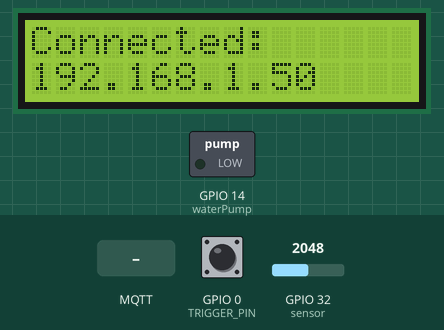
The sketch below on a simulated ESP32. Shown: 16×2 character LCD, switched loads named in the sketch (green lamp = pin HIGH). The inputs (shaded band) are chosen by the test bench; at power-on: GPIO 0 (TRIGGER_PIN) HIGH, GPIO 32 (sensor) = 2048. WiFi joins after 1.5 s; servers stay silent unless stated; no MQTT or app messages arrive unless stated; what the sketch prints to the serial monitor is not drawn. At 17.8 s the program restarts the board; the recording ends there.

Above: at 3.7 s.
At 6.8 s:
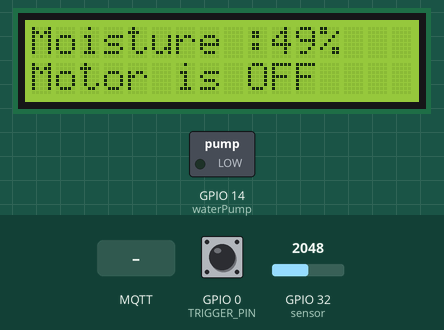
6.9 s: GPIO 0 (TRIGGER_PIN) pulled LOW for 0.15 s
At 8.6 s:
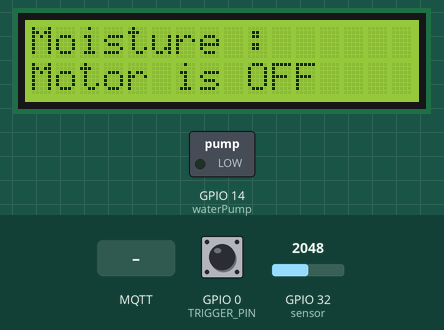
12.2 s: MQTT message "ON" arrives on the first subscribed topic
At 12.6 s:
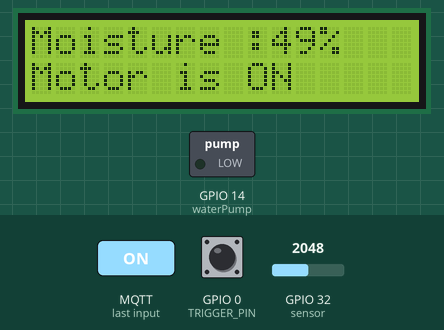
13.7 s: GPIO 0 (TRIGGER_PIN) pulled LOW for 3.2 s
At 14.6 s:
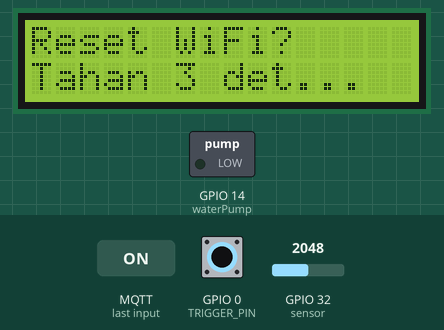
Timing chart, 0 to 16.7 s (numbered marks = the images above; inputs shaded):
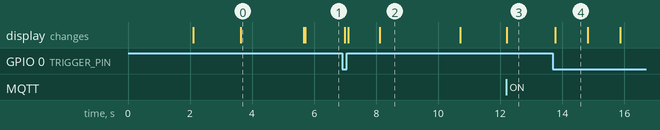

The sketch:

HydroPlant.ino
```cpp
/* Smart Plant Watering System
   FIX: Solusi untuk Relay 5V yang tidak mau mati (Stuck ON) pada ESP32.
   Metode: Open Drain Simulation (Manipulasi pinMode)
*/

#include <WiFi.h>
#include <PubSubClient.h>
#include <LiquidCrystal_I2C.h>
#include <WiFiManager.h>

// --- Konfigurasi MQTT ---
const char* mqtt_server = "broker.hivemq.com";
const int mqtt_port = 1883;
const char* mqtt_client_id = "ESP32PlantWaterer_HydroPlant_Fix";

const char* topic_moisture_publish = "plant/moisture";
const char* topic_pump_subscribe = "plant/pump/control";

// --- Hardware ---
LiquidCrystal_I2C lcd(0x27, 16, 2);

#define sensor 32
#define waterPump 14    // Gunakan GPIO 14
#define TRIGGER_PIN 0   // Tombol BOOT

WiFiClient espClient;
PubSubClient client(espClient);

long lastMsg = 0;
char msg[50];
int value = 0;

// --- Deklarasi Fungsi ---
void setup_wifi();
void configModeCallback(WiFiManager *myWiFiManager);
void reconnect();
void callback(char* topic, byte* payload, unsigned int length);
void soilMoistureSensor();
void checkResetButton();
void relayControl(bool state); // Fungsi baru khusus kontrol relay

void setup() {
  Serial.begin(115200);

  // --- FIX RELAY SETUP (OPEN DRAIN) ---
  // Jangan set ke OUTPUT dulu. Set ke INPUT (Hi-Z) agar relay OFF total.
  pinMode(waterPump, INPUT);
  // ------------------------------------

  pinMode(TRIGGER_PIN, INPUT_PULLUP);

  lcd.init();
  lcd.backlight();
  lcd.setCursor(0, 0);
  lcd.print("HydroPlant Sys");
  lcd.setCursor(0, 1);
  lcd.print("Starting...");
  delay(2000);

  setup_wifi();

  client.setServer(mqtt_server, mqtt_port);
  client.setCallback(callback);

  lcd.clear();
  lcd.setCursor(0, 0);
  lcd.print("Moisture :");
  lcd.setCursor(0, 1);
  lcd.print("Motor is OFF");
}

void loop() {
  checkResetButton();

  if (!client.connected()) {
    reconnect();
  }
  client.loop();

  long now = millis();
  if (now - lastMsg > 5000) {
    lastMsg = now;
    soilMoistureSensor();
  }
}

// --- FUNGSI KHUSUS KONTROL RELAY (SOLUSI INTI) ---
void relayControl(bool on) {
  if (on) {
    // UNTUK MENYALAKAN (Active LOW):
    // Jadikan OUTPUT dan tarik ke LOW (Ground)
    pinMode(waterPump, OUTPUT);
    digitalWrite(waterPump, LOW);

    lcd.setCursor(0, 1);
    lcd.print("Motor is ON ");
  } else {
    // UNTUK MEMATIKAN:
    // JANGAN tulis HIGH. Tapi jadikan INPUT.
    // Ini memutus arus total, sehingga relay ditarik ke 5V oleh resistor internalnya sendiri.
    pinMode(waterPump, INPUT);

    lcd.setCursor(0, 1);
    lcd.print("Motor is OFF");
  }
}

void callback(char* topic, byte* payload, unsigned int length) {
  String messageTemp;
  for (int i = 0; i < length; i++) {
    messageTemp += (char)payload[i];
  }

  if (String(topic) == topic_pump_subscribe) {
    if (messageTemp == "ON" || messageTemp == "1") {
      relayControl(true); // Panggil fungsi relay ON
    } else if (messageTemp == "OFF" || messageTemp == "0") {
      relayControl(false); // Panggil fungsi relay OFF
    }
  }
}

// ... (Sisa fungsi WiFiManager dan Reset sama seperti sebelumnya) ...

void setup_wifi() {
  WiFiManager wm;
  lcd.clear(); lcd.setCursor(0, 0); lcd.print("Connecting WiFi...");
  wm.setAPCallback(configModeCallback);
  wm.setConnectTimeout(20);
  if (!wm.autoConnect("HydroPlant")) Serial.println("Failed to connect");
  Serial.println("WiFi Connected!");
  lcd.clear(); lcd.setCursor(0, 0); lcd.print("Connected:");
  lcd.setCursor(0, 1); lcd.print(WiFi.localIP()); delay(2000);
}

void configModeCallback(WiFiManager *myWiFiManager) {
  lcd.clear(); lcd.setCursor(0, 0); lcd.print("Gagal Konek!");
  lcd.setCursor(0, 1); lcd.print("Mode Setup AP"); delay(2000);
  lcd.clear(); lcd.setCursor(0, 0); lcd.print("WiFi: HydroPlant");
  lcd.setCursor(0, 1); lcd.print("IP: 192.168.4.1");
}

void checkResetButton() {
  if (digitalRead(TRIGGER_PIN) == LOW) {
    delay(50);
    if (digitalRead(TRIGGER_PIN) == LOW) {
      unsigned long startPress = millis();
      bool isResetting = false;
      while (digitalRead(TRIGGER_PIN) == LOW) {
        unsigned long elapsed = millis() - startPress;
        lcd.setCursor(0, 0); lcd.print("Reset WiFi?     ");
        lcd.setCursor(0, 1);
        if (elapsed < 1000) lcd.print("Tahan 3 det...  ");
        else if (elapsed < 2000) lcd.print("Tahan 2 det...  ");
        else if (elapsed < 3000) lcd.print("Tahan 1 det...  ");
        else {
          isResetting = true;
          lcd.clear(); lcd.setCursor(0, 0); lcd.print("Resetting...");
          WiFiManager wm; wm.resetSettings();
          delay(1000); ESP.restart(); break;
        }
        delay(100);
      }
      if (!isResetting) {
        lcd.clear(); lcd.setCursor(0, 0); lcd.print("Batal Reset"); delay(1000);
        lcd.clear(); lcd.setCursor(0, 0); lcd.print("Moisture :"); lcd.setCursor(0, 1);
        // Cek status berdasarkan mode pin
        // Jika OUTPUT (berarti sedang LOW/ON), jika INPUT (berarti OFF)
        // Agak tricky ngeceknya, kita asumsi OFF dulu kalau batal reset
        lcd.print("Motor is OFF");
        pinMode(waterPump, INPUT); // Paksa OFF biar aman
      }
    }
  }
}

void reconnect() {
  while (!client.connected()) {
    checkResetButton();
    Serial.print("Attempting MQTT connection...");
    if (client.connect(mqtt_client_id)) {
      Serial.println("connected");
      client.subscribe(topic_pump_subscribe);
    } else {
      Serial.print("failed, rc="); Serial.print(client.state());
      Serial.println(" try again in 5 seconds");
      unsigned long startWait = millis();
      while(millis() - startWait < 5000) { checkResetButton(); delay(10); }
    }
  }
}

void soilMoistureSensor() {
  value = analogRead(sensor);
  value = map(value, 4095, 0, 0, 100);
  if(value > 100) value = 100; if(value < 0) value = 0;
  String payload = String(value);
  payload.toCharArray(msg, 50);
  client.publish(topic_moisture_publish, msg);
  lcd.setCursor(10, 0); lcd.print(value); lcd.print("%  ");
}
```

Measured:
- after the input at 6.9 s, the display: first changes after 0.08 s (image 2 shows a later state)
- after the input at 12.2 s, the display: changes at once (image 3)
- after the input at 13.7 s, the display: changes after 0.08 s (image 4)
- what the display in image 0 shows lasts 2.1 s, from 3.6 s to 5.7 s
- what the display in image 2 shows lasts 2.6 s, from 8.1 s to 10.7 s
- what the display in image 4 shows lasts 1.0 s, from 13.8 s to 14.8 s
